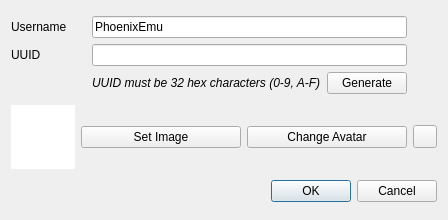
<?xml version="1.0" encoding="UTF-8"?>
<ui version="4.0">
 <class>NewUserDialog</class>
 <widget class="QDialog" name="NewUserDialog">
  <property name="geometry">
   <rect>
    <x>0</x>
    <y>0</y>
    <width>448</width>
    <height>220</height>
   </rect>
  </property>
  <property name="windowTitle">
   <string>New User</string>
  </property>
  <layout class="QGridLayout" name="gridLayout_2">
   <item row="2" column="1" colspan="3">
    <widget class="QDialogButtonBox" name="buttonBox">
     <property name="orientation">
      <enum>Qt::Orientation::Horizontal</enum>
     </property>
     <property name="standardButtons">
      <set>QDialogButtonBox::StandardButton::Cancel|QDialogButtonBox::StandardButton::Ok</set>
     </property>
    </widget>
   </item>
   <item row="1" column="2">
    <widget class="QPushButton" name="setAvatar">
     <property name="text">
      <string>Change Avatar</string>
     </property>
    </widget>
   </item>
   <item row="1" column="1">
    <widget class="QPushButton" name="selectImage">
     <property name="text">
      <string>Set Image</string>
     </property>
    </widget>
   </item>
   <item row="1" column="3">
    <widget class="QToolButton" name="revert">
     <property name="text">
      <string/>
     </property>
    </widget>
   </item>
   <item row="0" column="0" colspan="4">
    <layout class="QGridLayout" name="gridLayout">
     <item row="1" column="0">
      <widget class="QLabel" name="label">
       <property name="text">
        <string>UUID</string>
       </property>
      </widget>
     </item>
     <item row="0" column="1" colspan="2">
      <widget class="QLineEdit" name="username">
       <property name="text">
        <string>PhoenixEmu</string>
       </property>
      </widget>
     </item>
     <item row="1" column="1" colspan="2">
      <widget class="QLineEdit" name="uuid"/>
     </item>
     <item row="0" column="0">
      <widget class="QLabel" name="label_2">
       <property name="text">
        <string>Username</string>
       </property>
      </widget>
     </item>
     <item row="2" column="1">
      <widget class="QLabel" name="label_3">
       <property name="font">
        <font>
         <italic>true</italic>
        </font>
       </property>
       <property name="text">
        <string>UUID must be 32 hex characters (0-9, A-F)</string>
       </property>
      </widget>
     </item>
     <item row="2" column="2">
      <widget class="QPushButton" name="generate">
       <property name="text">
        <string>Generate</string>
       </property>
      </widget>
     </item>
     <item row="1" column="3">
      <widget class="QLabel" name="uuidVerified">
       <property name="sizePolicy">
        <sizepolicy hsizetype="Fixed" vsizetype="Preferred">
         <horstretch>0</horstretch>
         <verstretch>0</verstretch>
        </sizepolicy>
       </property>
       <property name="minimumSize">
        <size>
         <width>24</width>
         <height>0</height>
        </size>
       </property>
      </widget>
     </item>
     <item row="0" column="3">
      <widget class="QLabel" name="usernameVerified">
       <property name="text">
        <string/>
       </property>
      </widget>
     </item>
    </layout>
   </item>
   <item row="1" column="0">
    <widget class="QGraphicsView" name="image">
     <property name="sizePolicy">
      <sizepolicy hsizetype="Expanding" vsizetype="Expanding">
       <horstretch>0</horstretch>
       <verstretch>0</verstretch>
      </sizepolicy>
     </property>
     <property name="minimumSize">
      <size>
       <width>64</width>
       <height>64</height>
      </size>
     </property>
     <property name="maximumSize">
      <size>
       <width>64</width>
       <height>64</height>
      </size>
     </property>
     <property name="frameShape">
      <enum>QFrame::Shape::NoFrame</enum>
     </property>
     <property name="frameShadow">
      <enum>QFrame::Shadow::Plain</enum>
     </property>
     <property name="verticalScrollBarPolicy">
      <enum>Qt::ScrollBarPolicy::ScrollBarAlwaysOff</enum>
     </property>
     <property name="horizontalScrollBarPolicy">
      <enum>Qt::ScrollBarPolicy::ScrollBarAlwaysOff</enum>
     </property>
     <property name="interactive">
      <bool>false</bool>
     </property>
    </widget>
   </item>
  </layout>
 </widget>
 <resources/>
 <connections>
  <connection>
   <sender>buttonBox</sender>
   <signal>accepted()</signal>
   <receiver>NewUserDialog</receiver>
   <slot>accept()</slot>
   <hints>
    <hint type="sourcelabel">
     <x>248</x>
     <y>254</y>
    </hint>
    <hint type="destinationlabel">
     <x>157</x>
     <y>274</y>
    </hint>
   </hints>
  </connection>
  <connection>
   <sender>buttonBox</sender>
   <signal>rejected()</signal>
   <receiver>NewUserDialog</receiver>
   <slot>reject()</slot>
   <hints>
    <hint type="sourcelabel">
     <x>316</x>
     <y>260</y>
    </hint>
    <hint type="destinationlabel">
     <x>286</x>
     <y>274</y>
    </hint>
   </hints>
  </connection>
 </connections>
</ui>
